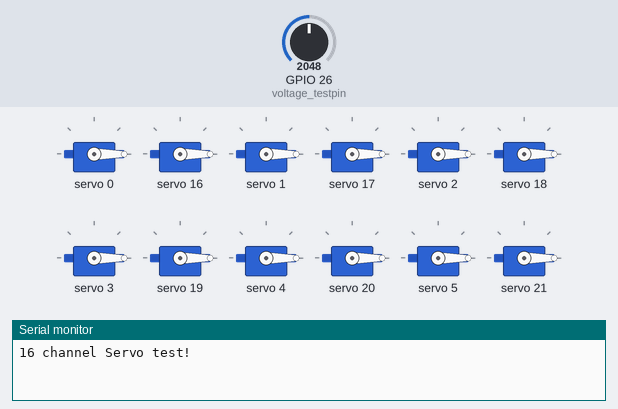
The sketch below on a simulated ESP32. On the bench: 12 × servo, the last lines printed to the serial monitor. Inputs (shaded band) come from the test bench; at power-on: GPIO 26 (voltage_testpin) = 2048.

Above: at 10.2 s.
At 11.3 s:
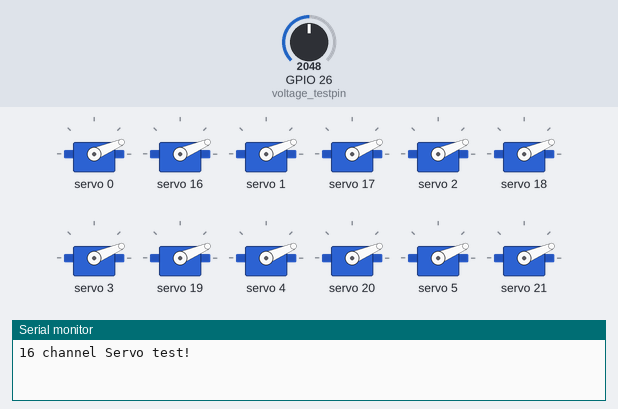
At 12.4 s:
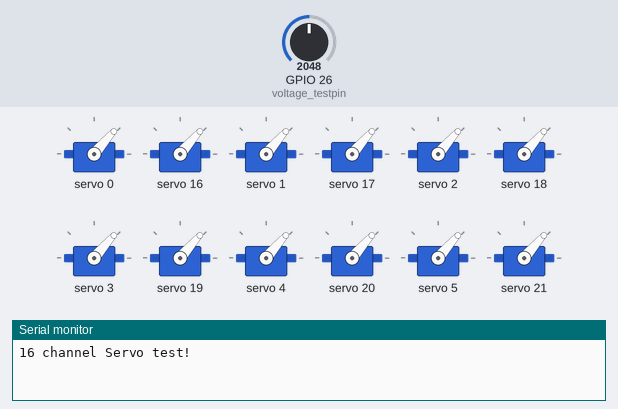
At 14.65 s:
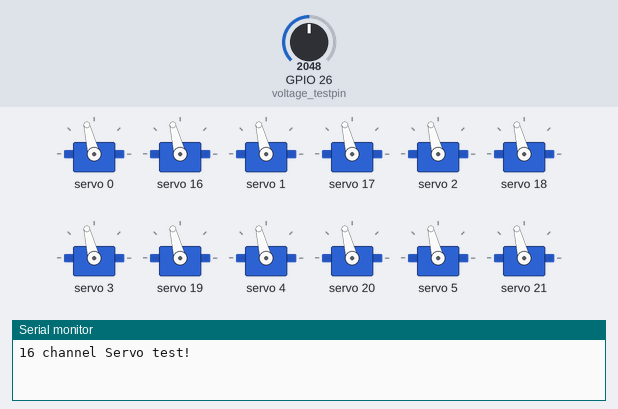
At 16.85 s:
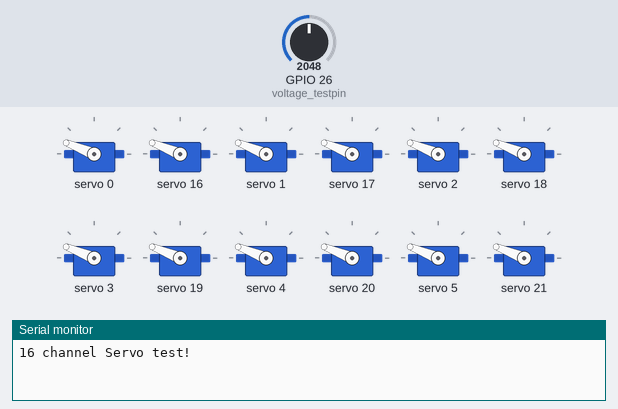
At 19.1 s:
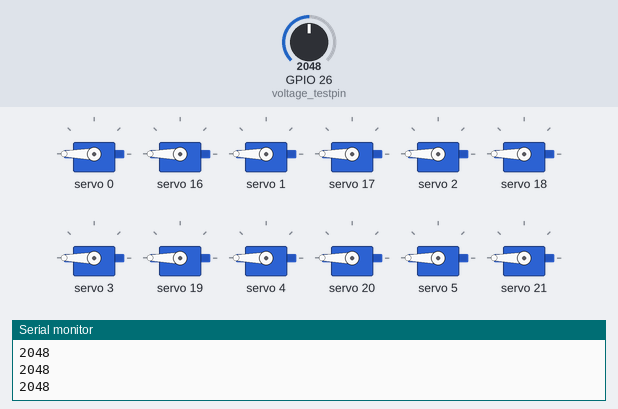
Timing chart, 0 to 21.8 s (numbered marks = the images above):
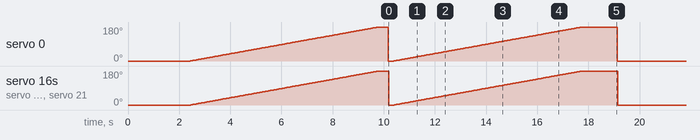

Measured:
- by itself, servo 0, servo 16, servo 1, servo 17, servo 2, servo 18, servo 3, servo 19, servo 4, servo 20, servo 5, servo 21: ramps from 0° to 180° and jumps back, once every 9.0 s

The sketch:

Test32Servo_BatteryVoltageProject.ino
```cpp
/*******************************************************
   Baize_ServoDriver_esp32
   功能：测试显示屏
   引脚：MOSI:21   CLK:18   RS:12   RES:13   CS:5   BLK:15
   Designer: Allen
   E-mail:953598974@qq.com
   Date:2022-08-22
*******************************************************/

#include <Wire.h>
#include <Adafruit_PWMServoDriver.h>

Adafruit_PWMServoDriver pwm = Adafruit_PWMServoDriver();
Adafruit_PWMServoDriver pwm1 = Adafruit_PWMServoDriver(0x41);

#define SERVOMIN  102               //0.5/20 * 4096 = 102
#define SERVOMAX  512               //2.5/20 * 4096 = 512
//pcb板测试时，如果是2S的锂电池供电，则以此电压为阈值，低于此电压时，不再驱动舵机运动，保护电池。
float voltage_threshold = 6.5;
int voltage_testpin = 26;
float voltage_b = 0.0;

bool servo_f = 1;


void setup() {
  Serial.begin(115200);
  Serial.println();
  Serial.println("16 channel Servo test!");

  pwm.begin();
  pwm1.begin();
  pwm.setPWMFreq(50);  // Analog servos run at ~50 Hz updates
  pwm1.setPWMFreq(50);  // Analog servos run at ~50 Hz updates

  delay(200);
  for(int i=0;i<16;i++)
  {
    pwm.setPWM(i, 0, SERVOMIN); // 驱动32路舵机转到0度
    pwm1.setPWM(i, 0, SERVOMIN);// 驱动32路舵机转到0度
  }
  delay(2000);
  for (uint16_t pulselen = SERVOMIN; pulselen < SERVOMAX; pulselen++) {
        for(int i=0;i<16;i++)
        {
          pwm.setPWM(i, 0, pulselen);
          pwm1.setPWM(i, 0, pulselen);
        }
        delayMicroseconds(200);
  }
}

void loop() {
  if(servo_f==1)
  {
        for (uint16_t pulselen = SERVOMIN; pulselen < SERVOMAX; pulselen++) {
              for(int i=0;i<16;i++)
              {
                pwm.setPWM(i, 0, pulselen);
                pwm1.setPWM(i, 0, pulselen);
              }
              delayMicroseconds(200);
        }
        //电压检测
        int voltage_sum = 0.0;
        for(int i=0;i<10;i++)
        {
          voltage_sum += float(analogRead(voltage_testpin))/4095.0*3.3*4.0;
          Serial.println(analogRead(voltage_testpin));
          delay(100);
        }
        voltage_b = voltage_sum / 10.0;
        Serial.println(voltage_b);
        if(voltage_b<voltage_threshold)
        servo_f = 0;

        for(int i=0;i<16;i++)
        {
          pwm.setPWM(i, 0, SERVOMIN); // 驱动32路舵机转到0度
          pwm1.setPWM(i, 0, SERVOMIN);// 驱动32路舵机转到0度
        }
        delay(2000);
  }


}
```
